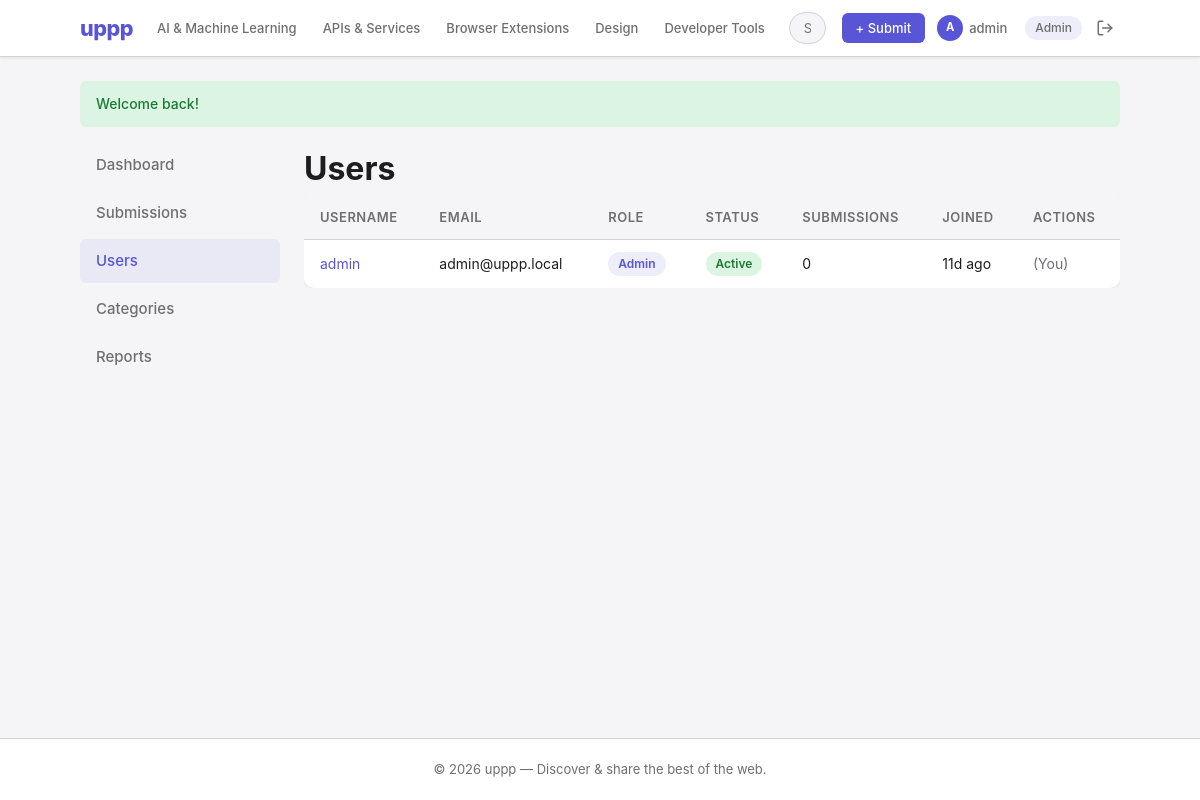
The page /admin/users.php (signed in) on the database its author committed.
### tables this page shows
CREATE TABLE `categories` (
  `id`          int(11)      NOT NULL AUTO_INCREMENT,
  `name`        varchar(100) NOT NULL,
  `slug`        varchar(100) NOT NULL,
  `description` text         DEFAULT NULL,
  PRIMARY KEY (`id`),
  UNIQUE KEY `name` (`name`),
  UNIQUE KEY `slug` (`slug`)
);

CREATE TABLE `users` (
  `id`            int(11)              NOT NULL AUTO_INCREMENT,
  `username`      varchar(50)          NOT NULL,
  `email`         varchar(255)         NOT NULL,
  `password_hash` varchar(255)         NOT NULL,
  `role`          enum('user','admin') NOT NULL DEFAULT 'user',
  `is_banned`     tinyint(1)           NOT NULL DEFAULT 0,
  `bio`           text                 DEFAULT NULL,
  `avatar_path`   varchar(255)         DEFAULT NULL,
  `website_url`   varchar(255)         DEFAULT NULL,
  `created_at`    datetime             NOT NULL DEFAULT current_timestamp(),
  PRIMARY KEY (`id`),
  UNIQUE KEY `username` (`username`),
  UNIQUE KEY `email` (`email`)
);

### includes/functions.php (called while the page is built, shortened)
<?php
function sanitize(string $value): string {
    return htmlspecialchars(trim($value), ENT_QUOTES, 'UTF-8');
}
function get_flash_messages(): array {
    $messages = $_SESSION['flash'] ?? [];
    return $messages;
}
function paginate(PDO $pdo, string $countSql, array $countParams, int $perPage = 20): array {
    $page = max(1, (int)($_GET['page'] ?? 1));
    $stmt = $pdo->prepare($countSql);
    $stmt->execute($countParams);
    $total = (int)$stmt->fetchColumn();
    $totalPages = max(1, (int)ceil($total / $perPage));
    $page = min($page, $totalPages);
    $offset = ($page - 1) * $perPage;
    return [
        'page' => $page,
        'per_page' => $perPage,
        'total' => $total,
        'total_pages' => $totalPages,
        'offset' => $offset,
        'limit' => $perPage,
    ];
}
function time_ago(string $datetime): string {
    $now = new DateTime();
    $ago = new DateTime($datetime);
    $diff = $now->diff($ago);
    if ($diff->d > 0) return $diff->d . 'd ago';
    return 'just now';
}
function get_categories(PDO $pdo): array {
    return $pdo->query('SELECT * FROM categories ORDER BY name')->fetchAll();
}

### includes/auth.php (called while the page is built, shortened)
<?php
function is_logged_in(): bool {
    return isset($_SESSION['user_id']);
}
function is_admin(): bool {
    return is_logged_in() && ($_SESSION['role'] ?? '') === 'admin';
}
function current_user_id(): ?int {
    return $_SESSION['user_id'] ?? null;
}

### admin/users.php (the view, shortened to what this page needs)
<?php
$baseUrl = '../';
require_once '../includes/db.php';
require_once '../includes/functions.php';
require_once '../includes/auth.php';
$pagination = paginate($pdo, 'SELECT COUNT(*) FROM users', []);
$stmt = $pdo->prepare("
    SELECT u.*,
           (SELECT COUNT(*) FROM submissions WHERE user_id = u.id) AS submission_count
    FROM users u
    ORDER BY u.created_at DESC
    LIMIT {$pagination['limit']} OFFSET {$pagination['offset']}
");
$stmt->execute();
$users = $stmt->fetchAll();
require_once '../includes/header.php';
?>
<div class="admin-layout">
    <?php require_once __DIR__ . '/_sidebar.php'; ?>
    <div class="admin-content">
        <h1>Users</h1>
        <div class="admin-table-wrap">
        <table class="admin-table">
            <thead>
                <tr>
                    <th>Username</th>
                    <th>Email</th>
                    <th>Role</th>
                    <th>Status</th>
                    <th>Submissions</th>
                    <th>Joined</th>
                    <th>Actions</th>
                </tr>
            </thead>
            <tbody>
                <?php foreach ($users as $u): ?>
                    <tr>
                        <td><a href="../profile.php?id=<?= $u['id'] ?>"><?= sanitize($u['username']) ?></a></td>
                        <td><?= sanitize($u['email']) ?></td>
                        <td><span class="badge <?= $u['role'] === 'admin' ? 'badge-primary' : '' ?>"><?= ucfirst($u['role']) ?></span></td>
                        <td>
                            <?php if ($u['is_banned']): ?>
                                <span class="badge badge-rejected">Banned</span>
                            <?php else: ?>
                                <span class="badge badge-approved">Active</span>
                            <?php endif; ?>
                        </td>
                        <td><?= $u['submission_count'] ?></td>
                        <td><?= time_ago($u['created_at']) ?></td>
                        <td>
                            <?php if ($u['id'] !== current_user_id()): ?>
                                <div class="admin-actions">
                                    <?php if ($u['role'] === 'user'): ?>
                                        <form method="POST" style="display:inline;">
                                            <?= csrf_field() ?>
                                            <input type="hidden" name="user_id" value="<?= $u['id'] ?>">
                                            <input type="hidden" name="action" value="make_admin">
                                            <button type="submit" class="btn btn-outline btn-sm" title="Promote to admin">Promote</button>
                                        </form>
                                    <?php else: ?>
                                        <form method="POST" style="display:inline;">
                                            <?= csrf_field() ?>
                                            <input type="hidden" name="user_id" value="<?= $u['id'] ?>">
                                            <input type="hidden" name="action" value="make_user">
                                            <button type="submit" class="btn btn-outline btn-sm" title="Revoke admin role">Revoke</button>
                                        </form>
                                    <?php endif; ?>
                                    <?php if ($u['is_banned']): ?>
                                        <form method="POST" style="display:inline;">
                                            <?= csrf_field() ?>
                                            <input type="hidden" name="user_id" value="<?= $u['id'] ?>">
                                            <input type="hidden" name="action" value="unban">
                                            <button type="submit" class="btn btn-success btn-sm">Unban</button>
                                        </form>
                                    <?php else: ?>
                                        <form method="POST" style="display:inline;">
                                            <?= csrf_field() ?>
                                            <input type="hidden" name="user_id" value="<?= $u['id'] ?>">
                                            <input type="hidden" name="action" value="ban">
                                            <button type="submit" class="btn btn-danger btn-sm">Ban</button>
                                        </form>
                                    <?php endif; ?>
                                </div>
                            <?php else: ?>
                                <span style="color: var(--color-text-muted);">(You)</span>
                            <?php endif; ?>
                        </td>
                    </tr>
                <?php endforeach; ?>
            </tbody>
        </table>
        </div>
    </div>
</div>
<?php require_once '../includes/footer.php'; ?>

### includes/header.php (shortened to what this page needs)
<!DOCTYPE html>
<html lang="en">
<head>
    <link rel="stylesheet" href="<?= $baseUrl ?? '' ?>assets/css/style.css">
</head>
<body>
    <nav class="navbar">
        <div class="container navbar-inner">
            <a href="<?= $baseUrl ?? '' ?>index.php" class="logo">uppp</a>
            <div class="nav-menu">
                <div class="nav-categories">
                    <?php
                    $navCategories = get_categories($pdo);
                    foreach (array_slice($navCategories, 0, 5) as $cat): ?>
                        <a href="<?= $baseUrl ?? '' ?>category.php?slug=<?= sanitize($cat['slug']) ?>"><?= sanitize($cat['name']) ?></a>
                    <?php endforeach; ?>
                </div>
                <form class="search-form" action="<?= $baseUrl ?? '' ?>search.php" method="GET">
                    <input type="text" name="q" placeholder="Search..." value="<?= sanitize($_GET['q'] ?? '') ?>">
                </form>
                <div class="nav-auth">
                    <?php if (is_logged_in()): ?>
                        <a href="<?= $baseUrl ?? '' ?>submit.php" class="btn btn-primary btn-sm">+ Submit</a>
                        <a href="<?= $baseUrl ?? '' ?>profile.php?id=<?= current_user_id() ?>" class="nav-user">
                            <span class="nav-avatar"><?= strtoupper(substr($_SESSION['username'], 0, 1)) ?></span>
                            <?= sanitize($_SESSION['username']) ?>
                        </a>
                        <?php if (is_admin()): ?>
                            <a href="<?= $baseUrl ?? '' ?>admin/" class="badge badge-primary">Admin</a>
                        <?php endif; ?>
                        <a href="<?= $baseUrl ?? '' ?>logout.php" class="nav-logout" title="Log out">
                            <svg width="18" height="18" viewBox="0 0 24 24" fill="none" stroke="currentColor" stroke-width="2" stroke-linecap="round" stroke-linejoin="round"><path d="M9 21H5a2 2 0 01-2-2V5a2 2 0 012-2h4"/><polyline points="16 17 21 12 16 7"/><line x1="21" y1="12" x2="9" y2="12"/></svg>
                        </a>
                    <?php else: ?>
                        <a href="<?= $baseUrl ?? '' ?>login.php" class="nav-login">Log in</a>
                        <a href="<?= $baseUrl ?? '' ?>register.php" class="btn btn-primary btn-sm">Sign Up</a>
                    <?php endif; ?>
                </div>
            </div>
        </div>
    </nav>
    <main class="container">
        <?php foreach (get_flash_messages() as $msg): ?>
            <div class="flash flash-<?= sanitize($msg['type']) ?>">
                <?= sanitize($msg['message']) ?>
            </div>
        <?php endforeach; ?>

### assets/css/style.css (style rules this page uses)
*, *::before, *::after { box-sizing: border-box; margin: 0; padding: 0; }
:root { --color-bg: #f5f5f7; --color-surface: #ffffff; --color-text: #1d1d1f; --color-text-muted: #6e6e73; --color-primary: #5856d6; --color-primary-hover: #4a48c4; --color-success: #34c759; --color-error: #ff3b30; --color-warning: #ff9500; --color-border: #d2d2d7; --color-upvote: #5856d6; --color-downvote: #ff3b30; --radius: 10px; --radius-sm: 6px; --shadow: 0 1px 3px rgba(0,0,0,0.08); --shadow-lg: 0 4px 12px rgba(0,0,0,0.1); --font: -apple-system, BlinkMacSystemFont, 'Segoe UI', Roboto, sans-serif; }
body { font-family: var(--font); background: var(--color-bg); color: var(--color-text); line-height: 1.6; min-height: 100vh; display: flex; flex-direction: column; }
a { color: var(--color-primary); text-decoration: none; }
.container { max-width: 1080px; margin: 0 auto; padding: 0 20px; width: 100%; }
main.container { flex: 1; padding-top: 24px; padding-bottom: 40px; }
.navbar { background: var(--color-surface); border-bottom: 1px solid var(--color-border); padding: 0; position: sticky; top: 0; z-index: 100; box-shadow: var(--shadow); }
.navbar-inner { display: flex; align-items: center; gap: 16px; height: 56px; }
.logo { font-size: 1.35rem; font-weight: 800; color: var(--color-primary); letter-spacing: -0.5px; flex-shrink: 0; }
.nav-menu { display: flex; align-items: center; gap: 16px; flex: 1; min-width: 0; }
.nav-categories { display: flex; gap: 10px; flex-shrink: 0; }
.nav-categories a { color: var(--color-text-muted); font-size: 0.8125rem; font-weight: 500; padding: 4px 8px; border-radius: var(--radius-sm); transition: background 0.15s, color 0.15s; }
.search-form { margin-left: auto; flex: 0 1 240px; min-width: 0; }
.search-form input { padding: 7px 14px; border: 1px solid var(--color-border); border-radius: 20px; font-size: 0.8125rem; width: 100%; outline: none; transition: border-color 0.2s, box-shadow 0.2s; font-family: var(--font); background: var(--color-bg); }
.nav-auth { display: flex; align-items: center; gap: 8px; font-size: 0.8125rem; flex-shrink: 0; }
.nav-auth a { color: var(--color-text-muted); font-weight: 500; }
.nav-auth a.btn-primary { color: #fff; }
.nav-user { display: flex; align-items: center; gap: 6px; padding: 4px 10px 4px 4px; border-radius: 20px; transition: background 0.15s; }
.nav-avatar { width: 26px; height: 26px; border-radius: 50%; background: var(--color-primary); color: #fff; display: flex; align-items: center; justify-content: center; font-size: 0.7rem; font-weight: 700; flex-shrink: 0; }
.nav-logout { display: flex; align-items: center; padding: 6px; border-radius: var(--radius-sm); transition: background 0.15s; }
.nav-logout svg { display: block; }
.nav-auth .badge { text-decoration: none; cursor: pointer; }
.btn { display: inline-block; padding: 10px 20px; border: none; border-radius: var(--radius-sm); font-size: 0.875rem; font-weight: 600; cursor: pointer; text-align: center; transition: all 0.2s; font-family: var(--font); text-decoration: none; line-height: 1.4; }
.btn-primary { background: var(--color-primary); color: #fff; }
.btn-sm { padding: 6px 14px; font-size: 0.8125rem; }
.flash { padding: 12px 16px; border-radius: var(--radius-sm); margin-bottom: 16px; font-size: 0.875rem; font-weight: 500; }
.flash-success { background: #dcf5e3; color: #1a7a32; }
.badge { display: inline-block; padding: 2px 10px; border-radius: 12px; font-size: 0.75rem; font-weight: 600; background: #ededf0; color: var(--color-text-muted); }
.badge-primary { background: rgba(88, 86, 214, 0.1); color: var(--color-primary); }
.badge-approved { background: #dcf5e3; color: #1a7a32; }
.admin-layout { display: flex; gap: 24px; }
.admin-content { flex: 1; min-width: 0; }
.admin-table { width: 100%; background: var(--color-surface); border-radius: var(--radius); overflow: hidden; box-shadow: var(--shadow); border-collapse: collapse; }
.admin-table th, .admin-table td { padding: 12px 16px; text-align: left; font-size: 0.875rem; border-bottom: 1px solid var(--color-border); }
.admin-table th { background: var(--color-bg); font-weight: 600; color: var(--color-text-muted); font-size: 0.8125rem; text-transform: uppercase; letter-spacing: 0.5px; }
.admin-table tr:last-child td { border-bottom: none; }
.admin-table-wrap { overflow-x: auto; -webkit-overflow-scrolling: touch; }

### rows shown on the page
categories: name "AI & Machine Learning"
categories: name "APIs & Services"
categories: name "Browser Extensions"
categories: name "Design"
categories: name "Developer Tools"
users: username "admin", email "admin@uppp.local", role "Admin", is_banned "Active", submission_count "0", created_at "11d ago", shows "(You)"

### other values the page prints
substr($_SESSION['username'], 0, 1) "A"
$_SESSION['username'] "admin"
$msg['message'] "Welcome back!"
